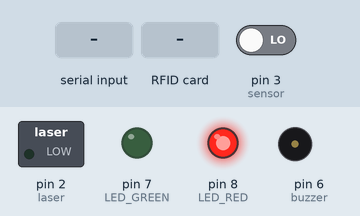
A sketch run on a simulated Arduino Uno, built with avr-gcc and run on an emulated ATmega328P. On the bench: switched loads named in the sketch (green lamp = pin HIGH), output pins drawn as LEDs (lit = HIGH), buzzer (waves = sounding, pin HIGH). Dashed ring = blinking. The inputs (shaded band) are chosen by the test bench; at power-on: pin 3 (sensor) LOW. Pins used as bus, display or sensor lines are not drawn; what the sketch prints to the serial monitor is not drawn.

Above: at 1.7 s.
1.8 s: "1" received over Serial
At 2.51 s:
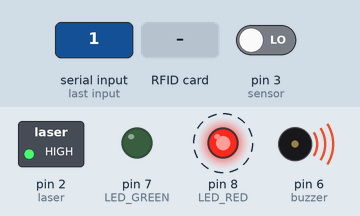
At 3.14 s:
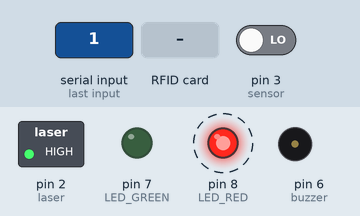
4.8 s: RFID card 5E 7A 19 C4 held to the reader
At 6.1 s:
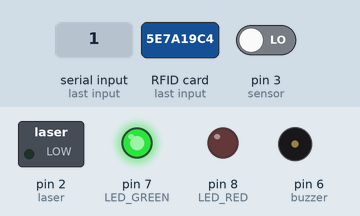
Timing chart, 0 to 9.6 s (numbered marks = the images above; inputs shaded):
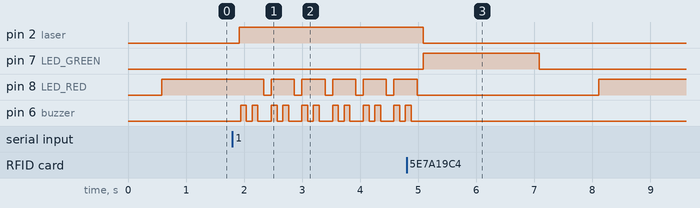

The sketch:

Capteurmouvement.ino
```cpp
#include <SPI.h>
#include <MFRC522.h>
#include <Wire.h>
#define laser 2
#define SS_PIN 10
#define RST_PIN 9
#define LED_GREEN 7
#define LED_RED 8
#define sensor 3
#define buzzer 6

int h=1;
MFRC522 mfrc522(SS_PIN, RST_PIN);

void setup() {

 Serial.begin(9600);
  SPI.begin();
  pinMode(LED_GREEN, OUTPUT);
  pinMode(LED_RED, OUTPUT);
   pinMode(sensor, INPUT);
   pinMode(buzzer,OUTPUT); //Buzzer Pin
  mfrc522.PCD_Init();
  Serial.println("CARENESS RFID");
  pinMode(laser, OUTPUT);//lazer

  delay(500);

}

void loop() {
 char data;
int j=1;
   if (h==0){
       int i=0;
  if(digitalRead(sensor)==LOW)
{
   a:
  digitalWrite(LED_RED,HIGH);
  digitalWrite(buzzer,HIGH);
  digitalWrite(LED_GREEN,LOW);
  delay(100);
  digitalWrite(buzzer,LOW);
  delay(100);
  j++;
  if(j==2)
  {
  Serial.write("3");
  }
  i++;
  if(i<2){
  goto a;
  }else
  {
    digitalWrite(LED_RED,LOW);
    delay(100);}


  }
   }

 if (Serial.available()){
    //Si un message a été reçu  faire ceci
     data=Serial.read();
     // controler la lampe 1 reliée à la broche 13
     //récuperer le caractère reçu
     delay(100);
     if(data == '1') //si le caractère lu est égale à 1
    {
      digitalWrite(laser,HIGH); // alumer la lampe
      h=0;

     }
     else if(data=='0') //si le caractère lu est égale à 0

     {
        digitalWrite(laser,LOW); //éteindre la lampe
        digitalWrite(buzzer,LOW);

        h=1;

     }}

 if (!mfrc522.PICC_IsNewCardPresent() && data=='1') {
    digitalWrite(LED_RED, HIGH);
    digitalWrite(LED_GREEN, LOW);
    digitalWrite(laser, HIGH);
    return;
  }

  if (!mfrc522.PICC_ReadCardSerial()) {
    digitalWrite(LED_RED, HIGH);
    digitalWrite(LED_GREEN, LOW);
    return;
  }

  String content = "";
    byte letter;
    char data1;
  for (byte i = 0; i < mfrc522.uid.size; i++) {
    content.concat(String(mfrc522.uid.uidByte[i] < 0x10 ? " 0" : " "));
    content.concat(String(mfrc522.uid.uidByte[i], HEX));
  }

  Serial.println(content);
  digitalWrite(LED_GREEN, HIGH);
  digitalWrite(LED_RED, LOW);
  Serial.println("Emprunt détecté !");
     digitalWrite(laser, LOW);
     h=1;
     delay(2000);
  digitalWrite(LED_GREEN, LOW);
  delay(1000);

}
```

Measured:
- after the input at 1.8 s, pin 2 (laser): LOW → HIGH after 0.11 s; pin 8 (LED_RED): alternates HIGH for 0.40 s and LOW for 0.13 s, starting after 0.54 s; pin 6 (buzzer): LOW → HIGH after 0.14 s, then repeats every 0.53 s: LOW 0.10 s, HIGH 0.10 s, LOW 0.23 s, HIGH 0.10 s
- after the input at 4.8 s, pin 2 (laser): HIGH → LOW after 0.28 s; pin 7 (LED_GREEN): LOW → HIGH after 0.28 s, → LOW 2.0 s later; pin 6 (buzzer): goes on until 4.9 s, then stays LOW
